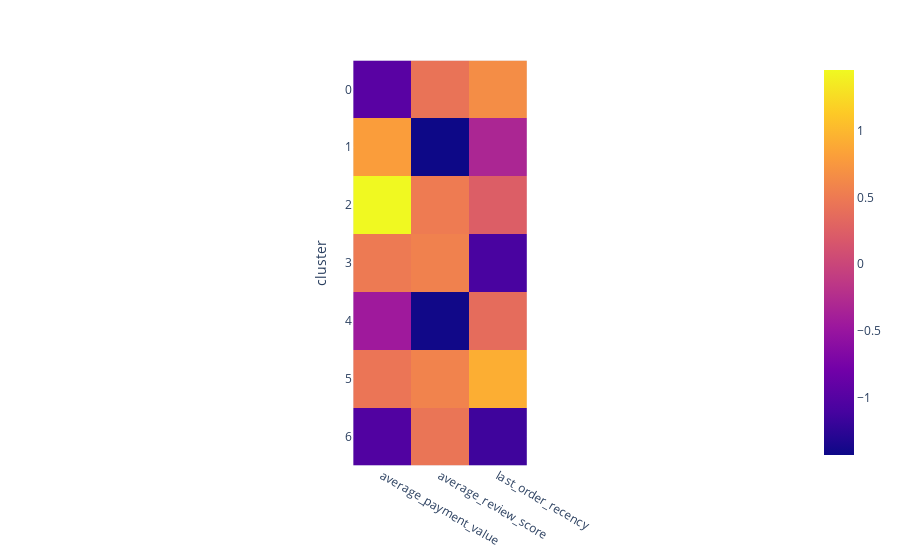

Write notebook code for a chart like this one.
### Markdown cell above
Enfin, j'évalue leur interprétabilité avec une heatmap.

### Code cell
# Visualisation des caractéristiques de chaque cluster
px.imshow(X_reduced.groupby('cluster').mean())

### Figure 1 — Plotly figure (JSON) as saved in the notebook; plotly's stock layout.template omitted (floating-point values rounded to 4 significant figures)
{"data": [{"coloraxis": "coloraxis", "hovertemplate": "x: %{x}<br>cluster: %{y}<br>color: %{z}<extra></extra>", "name": "0", "type": "heatmap", "x": ["average_payment_value", "average_review_score", "last_order_recency"], "xaxis": "x", "y": ["0", "1", "2", "3", "4", "5", "6"], "yaxis": "y", "z": [[-0.9697, 0.4391, 0.6646], [0.7961, -1.428, -0.3177], [1.455, 0.5118, 0.2353], [0.4989, 0.5636, -1.087], [-0.4427, -1.408, 0.374], [0.4569, 0.5755, 0.9247], [-1.026, 0.4524, -1.147]]}], "layout": {"coloraxis": {"colorscale": [[0, "#0d0887"], [0.1111, "#46039f"], [0.2222, "#7201a8"], [0.3333, "#9c179e"], [0.4444, "#bd3786"], [0.5556, "#d8576b"], [0.6667, "#ed7953"], [0.7778, "#fb9f3a"], [0.8889, "#fdca26"], [1, "#f0f921"]]}, "margin": {"t": 60}, "xaxis": {"anchor": "y", "constrain": "domain", "domain": [0, 1], "scaleanchor": "y"}, "yaxis": {"anchor": "x", "autorange": "reversed", "constrain": "domain", "domain": [0, 1], "title": {"text": "cluster"}}}}
